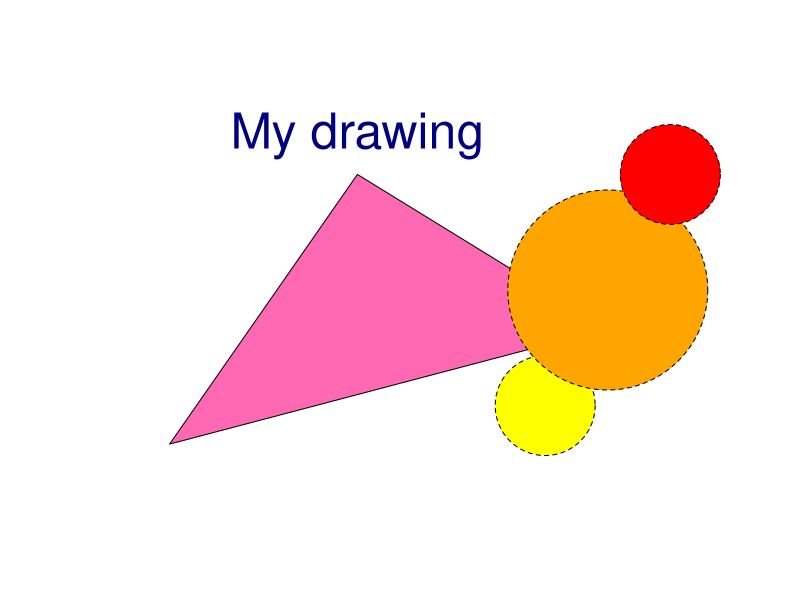
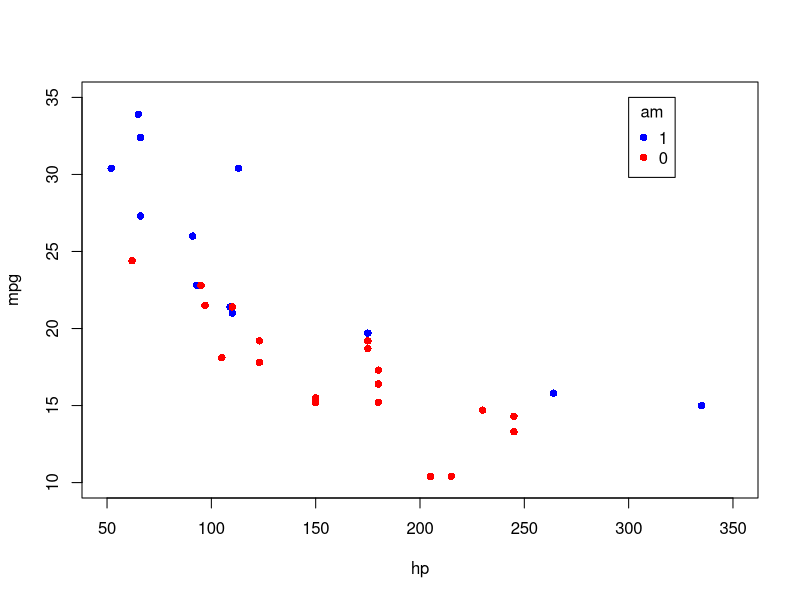
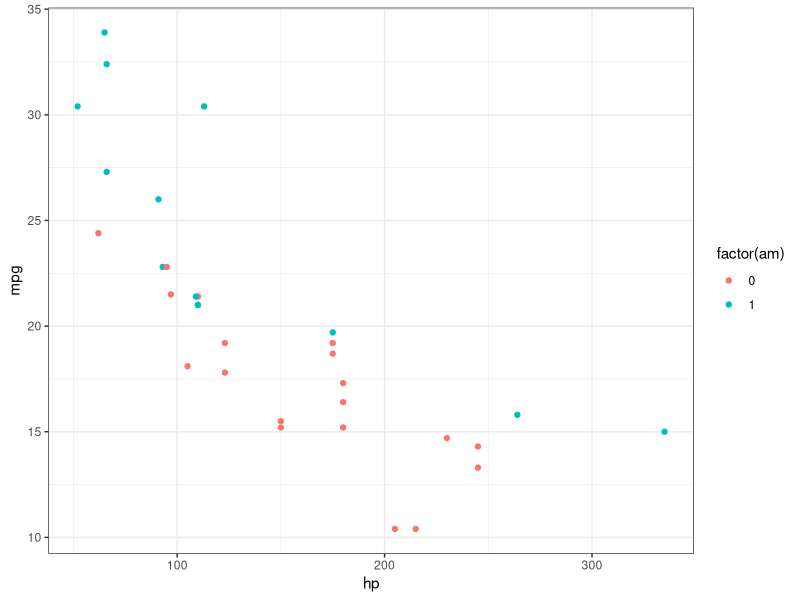
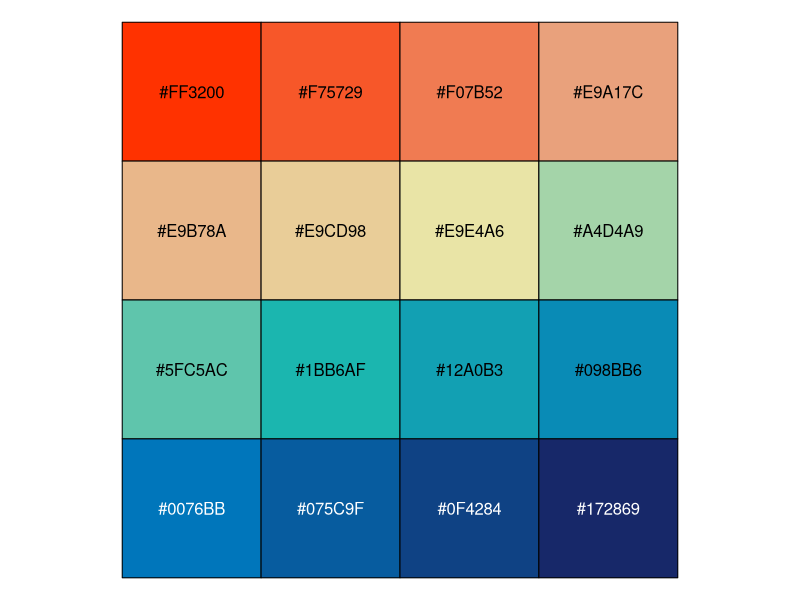
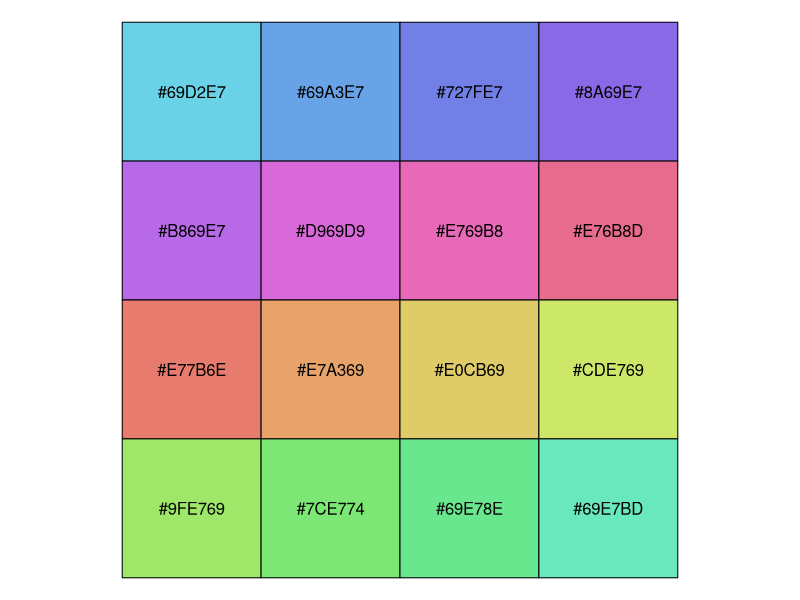

Write the R code that produced these figures, in order. (Note: this script raises an error after producing the figures.)
## ---- chunk 1
library(grid)
library(lattice)
library(ggplot2)
## ---- chunk 2
# https://jeroen.github.io/uros2018/#23
plot.new()
plot.window(xlim = c(0, 100), ylim = c(0, 100))
polygon(c(10, 40, 80), c(10, 80, 40), col = 'hotpink')
text(40, 90, labels = 'My drawing', col = 'navyblue', cex = 3)
symbols(c(70, 80, 90), c(20, 50, 80), circles = c(10, 20, 10),
        bg = c('yellow', 'orange', 'red'), add = TRUE, lty = 'dashed')
## ---- chunk 3
data(topo, package="MASS")
## ---- chunk 4
plot(mpg ~ hp,
  data = subset(mtcars, am == 1), pch = 16, col = "blue",
  xlim = c(50, 350), ylim = c(10, 35)
)
points(mpg ~ hp,
  col = "red", pch = 16,
  data = subset(mtcars, am == 0)
)
legend(300, 35,
  c("1", "0"),
  title = "am",
  col = c("blue", "red"),
  pch = c(16, 16)
)
## ---- chunk 5
ggplot(mtcars, aes(x = hp, y = mpg, color = factor(am))) +
  geom_point() +
  theme_bw()
## ---- chunk 6
sample(colors(TRUE),20)
## ---- chunk 7
# Colors from https://github.com/johannesbjork/LaCroixColoR
color_pal <- c("#FF3200", "#E9A17C", "#E9E4A6", "#1BB6AF", "#0076BB", "#172869")
n <- 16
more_colors <- (grDevices::colorRampPalette(color_pal))(n)
scales::show_col(colours = more_colors)
## ---- chunk 8
# colors in colortools from http://www.gastonsanchez.com/
fish_pal <- c("#69D2E7", "#6993E7", "#7E69E7", "#BD69E7", 
              "#E769D2", "#E76993", "#E77E69", "#E7BD69", 
              "#D2E769", "#93E769", "#69E77E", "#69E7BD")
more_colors <- (grDevices::colorRampPalette(fish_pal))(n)
scales::show_col(colours = more_colors)
## ---- chunk 9
data(ais, package = 'DAAG')
plot(hg ~ rcc,
  data = ais,
  xlab = expression("Red cell count (" * 10^12 * italic(l)^{
    -1
  } * ")"),
  ylab = expression("Hemaglobin (" * g * dot(" ") * daL^{
    -1
  } * ")")
)
## ---- chunk 10
par(mar=c(4,4,2,1))
x <- seq(-4, 4, len = 101)
y <- cbind(sin(x), cos(x))
matplot(x, y,
  type = "l", xaxt = "n",
  main = expression(paste(
    plain(sin) * phi, "  and  ",
    plain(cos) * phi
  )),
  ylab = expression("sin" * phi, "cos" * phi), # only 1st is taken
  xlab = expression(paste("Phase Angle ", phi)),
  col.main = "blue"
)
axis(1,
  at = c(-pi, -pi / 2, 0, pi / 2, pi),
  labels = expression(-pi, -pi / 2, 0, pi / 2, pi)
)
## ---- chunk 11
names(knitr::knit_engines$get())
## ---- chunk 12
knitr::include_graphics(path = "figures/font_Impact.png")
## ---- chunk 13
# 带有图标题
par(mar = c(4.1, 4.1, 4.5, 1.5), ps = 13, family = "Times")
x <- rnorm(10)
y <- x + rnorm(5, sd = 0.25)
model <- lm(y ~ x)
rsq <- summary(model)$r.squared
rsq <- signif(rsq, 4)
plot(x, y, main = "Hello \\LaTeX!", xlab = "$x$", ylab = "$y$")
abline(model, col = "red")
mtext(paste("Linear model: $R^{2}=", rsq, "$"), line = 0.5)
legend("bottomright", legend = paste("$y = ", round(coef(model)[2], 3),
  "x +", round(coef(model)[1], 3), "$",
  sep = ""
), bty = "n")

plot(x, y, main = "Hello \\LaTeX!", xlab = "$x$", ylab = "$y$")
abline(model, col = "red")
mtext(paste("Linear model: $R^{2}=", rsq, "$"), line = 0.5)
legend("bottomright", legend = paste("$y = ", round(coef(model)[2], 3),
  "x +", round(coef(model)[1], 3), "$",
  sep = ""
), bty = "n")
## ---- chunk 14
x0 <- 2^(-20:10)
nus <- c(0:5, 10, 20)
x <- seq(0, 4, length.out = 501)

plot(x0, x0^-8,
  frame.plot = TRUE,                     # 添加绘图框
  log = "xy",                            # x 和 y 轴都取对数尺度
  axes = FALSE,                          # 去掉坐标轴
  xlab = "$u$", 
  ylab = "$\\mathcal{K}_{\\kappa}(u)$",  # 设置坐标轴标签
  type = "n",                            # 清除绘图区域的内容
  ann = TRUE,                            # 添加标题 x和y轴标签
  panel.first = grid()                   # 添加背景参考线
)

axis(1,
     at = c(1e-08, 1e-06, 1e-04, 1e-02, 1, 1e+02),
     labels = expression(10^-8, 10^-6, 10^-4, 10^-2, 1, 10^2)
)
axis(2,
     at = c(1e-16, 1, 1e+16, 1e+32, 1e+48),
     labels = expression(10^-16, 1, 10^16, 10^32, 10^48), las = 1
)
# 设置线条颜色
cols <- RColorBrewer::brewer.pal(9,name = "Spectral")
# gray.colors(9) terrain.colors(9)  RColorBrewer::brewer.pal(9,name = "Spectral")
for (i in seq(length(nus)))
  lines(x0, besselK(x0, nu = nus[i]), col = cols[i], lwd = 2)
legend("topright",legend = paste0("$\\kappa=", rev(nus),"$"),
       col = rev(cols), lwd = 2, cex = 0.5)

# 数据变化范围太大，因此横纵坐标轴都取了以10为底的对数，数据可以紧凑的在一张图内展示
x <- seq(0, 40, length.out = 801)
x <- x[x > 0]
plot(x, x,frame.plot=TRUE,
     ylim = c(1e-18, 1e11), log = "y", xlab = "$u$", type = "n",  yaxt = "n",
     ylab = "$\\mathcal{K}_{\\kappa}(u)$", ann = TRUE, panel.first = grid()
)
axis(2,
     at = c(1e-19, 1e-12, 1e-05, 1e+02, 1e+09),
     labels = expression(10^-19, 10^-12, 10^-5, 10^2, 10^9), las = 1
)

for (i in seq(length(nus)))
  lines(x, besselK(x, nu = nus[i]), col = cols[i], lwd = 2)
legend("topright", legend = paste0("$\\kappa=", rev(nus),"$"), 
       col = rev(cols), lwd = 2, cex = 0.5)
## ---- chunk 15
grSoftVersion()
## ---- chunk 16
capabilities()
